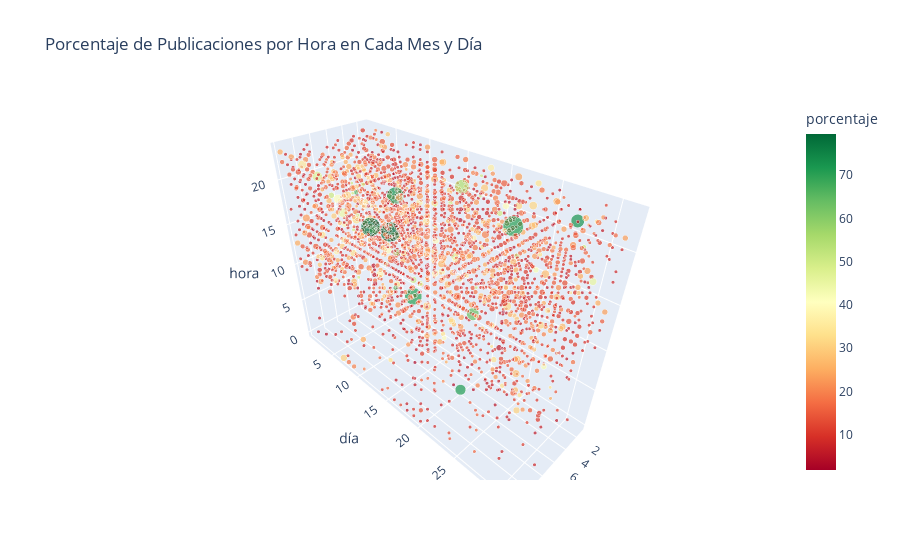

Notebook source saved alongside this figure:
### Code cell
import pandas as pd
import plotly.express as px

# Asumiendo que 'df_publicaciones' es tu DataFrame y ya tiene las columnas necesarias

# Agrupa por mes, día y hora para contar el número de publicaciones
grouped = df_publicaciones.groupby(['mes', 'día', 'hora']).size().reset_index(name='conteo')

# Calcula el total de publicaciones por mes y día
totals_per_month_day = grouped.groupby(['mes', 'día'])['conteo'].transform('sum')

# Calcula el porcentaje de publicaciones por hora dentro de cada mes y día
grouped['porcentaje'] = (grouped['conteo'] / totals_per_month_day) * 100

# Crea el scatter plot 3D de burbujas
fig = px.scatter_3d(grouped, x='mes', y='día', z='hora', size='conteo', color='porcentaje',
                    color_continuous_scale='RdYlGn', title='Porcentaje de Publicaciones por Hora en Cada Mes y Día')

# Muestra el gráfico
fig.show()

### Figure 1 — Plotly figure (JSON) as saved in the notebook; plotly's stock layout.template omitted (floating-point values rounded to 4 significant figures; data arrays with more than 128 entries replaced by an {"elided": "..."} marker saying what was removed)
{"data": [{"hovertemplate": "mes=%{x}<br>día=%{y}<br>hora=%{z}<br>conteo=%{marker.size}<br>porcentaje=%{marker.color}<extra></extra>", "legendgroup": "", "marker": {"color": {"elided": "2705 float values"}, "coloraxis": "coloraxis", "size": {"elided": "2705 int values"}, "sizemode": "area", "sizeref": 0.095, "symbol": "circle"}, "mode": "markers", "name": "", "scene": "scene", "showlegend": false, "type": "scatter3d", "x": {"elided": "2705 int values"}, "y": {"elided": "2705 int values"}, "z": {"elided": "2705 int values"}}], "layout": {"coloraxis": {"colorbar": {"title": {"text": "porcentaje"}}, "colorscale": [[0, "rgb(165,0,38)"], [0.1, "rgb(215,48,39)"], [0.2, "rgb(244,109,67)"], [0.3, "rgb(253,174,97)"], [0.4, "rgb(254,224,139)"], [0.5, "rgb(255,255,191)"], [0.6, "rgb(217,239,139)"], [0.7, "rgb(166,217,106)"], [0.8, "rgb(102,189,99)"], [0.9, "rgb(26,152,80)"], [1, "rgb(0,104,55)"]]}, "legend": {"itemsizing": "constant", "tracegroupgap": 0}, "scene": {"domain": {"x": [0, 1], "y": [0, 1]}, "xaxis": {"title": {"text": "mes"}}, "yaxis": {"title": {"text": "día"}}, "zaxis": {"title": {"text": "hora"}}}, "title": {"text": "Porcentaje de Publicaciones por Hora en Cada Mes y Día"}}}
